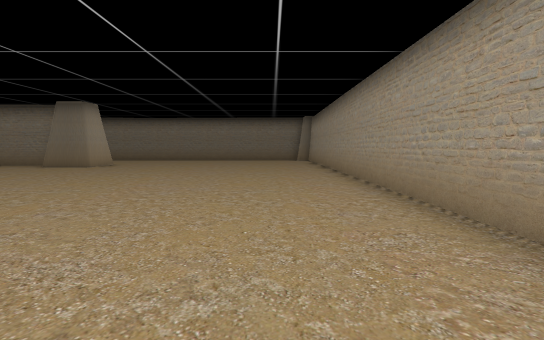
[1] (above)

19 first-person views from a walk through a Unity game level. The camera is 1.4 m above the floor, tilts 4° down and sees 80° across. The floor is counted in squares, 1.8 m on a side. Each view is taken from the middle of a square. On the plan, view 1 faces up. The plan holds only what a view shows up to about 11 squares ahead; the rest is blank. The place goes on beyond the plan. The player is left out.

[2]
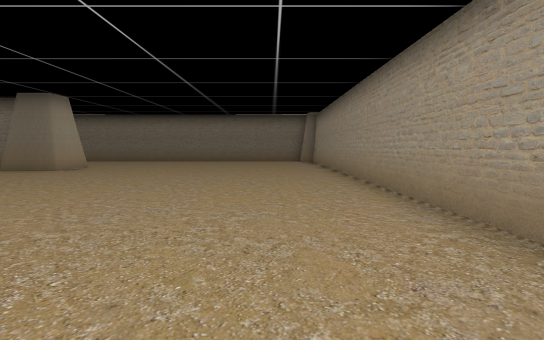

[3]
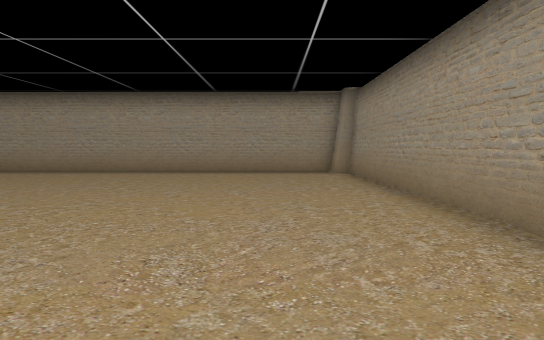

[4]
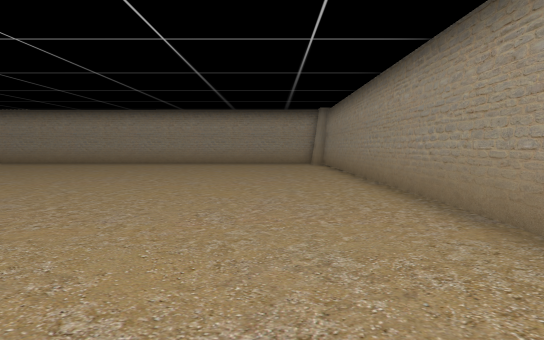

[5]
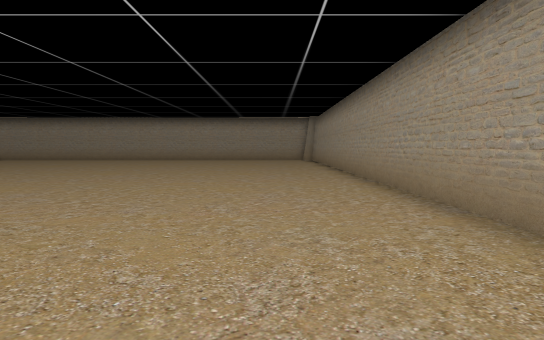

[6]
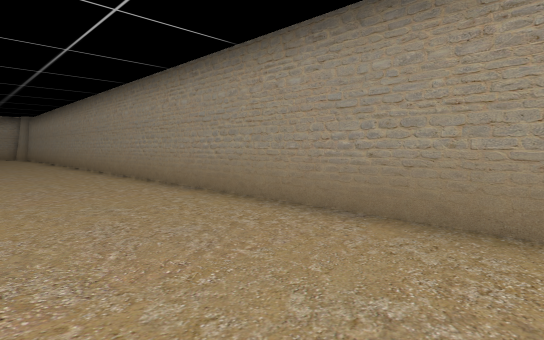

[7]
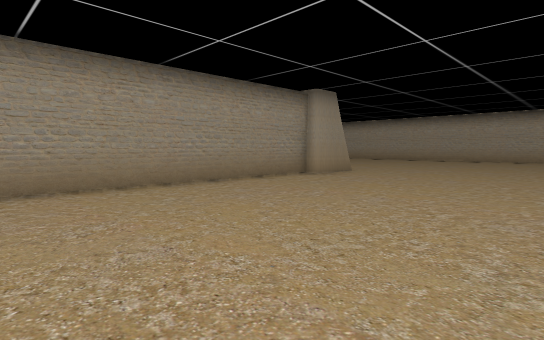

[8]
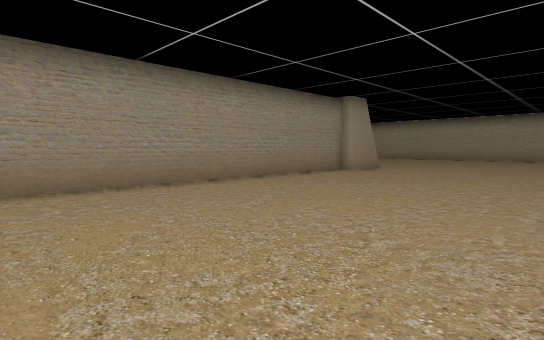

[9]
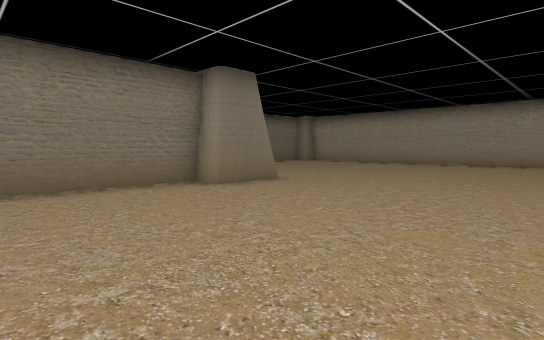

[10]
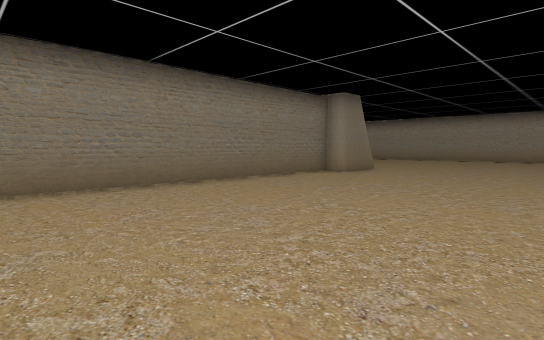

[11]
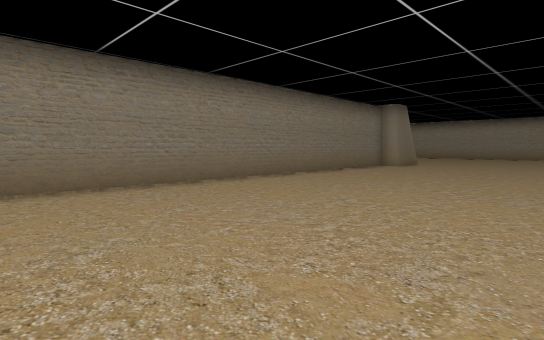

[12]
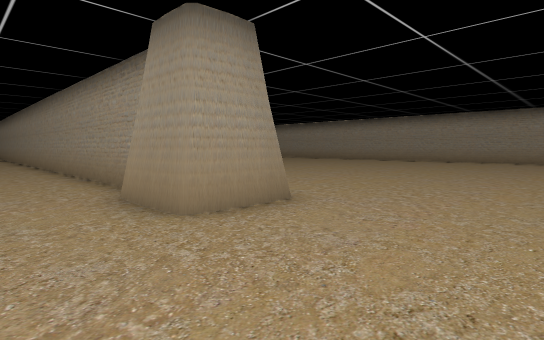

[13]
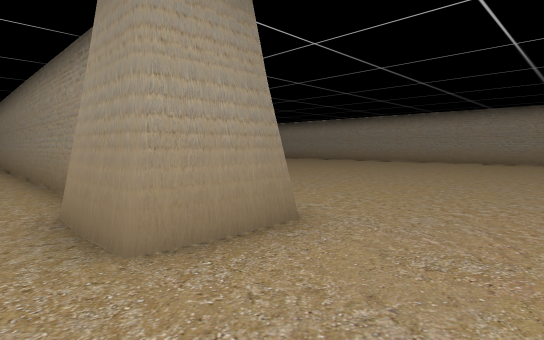

[14]
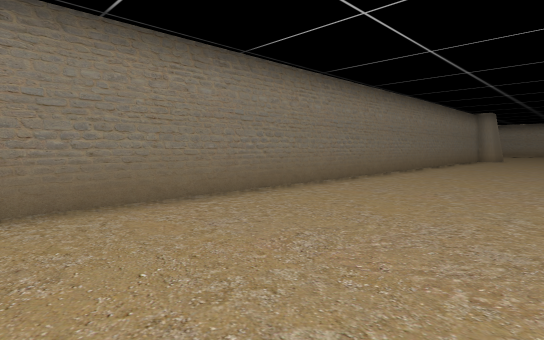

[15]
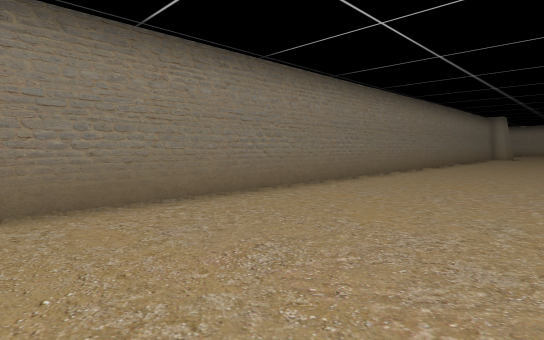

[16]
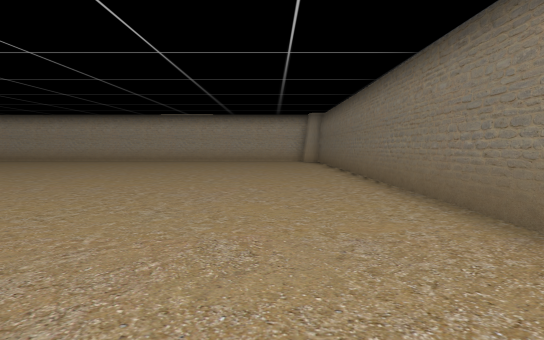

[17]
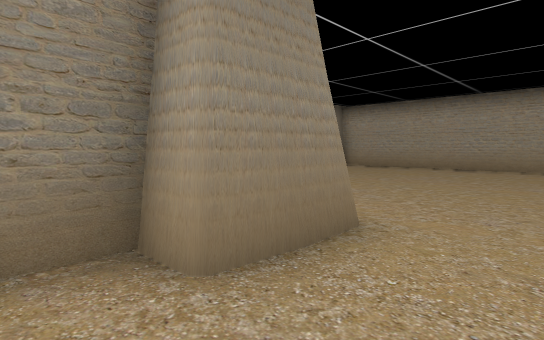

[18]
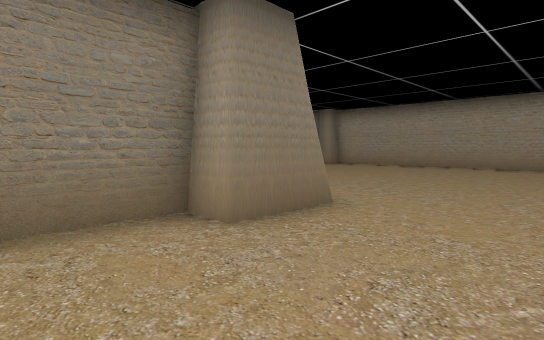

[19]
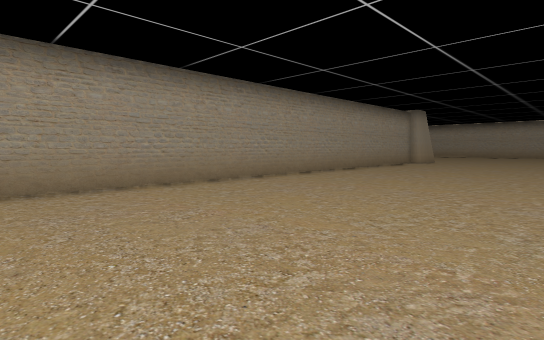

### Floor plan
Points are (right, up) in squares from view 1. A wall is a line through its corners. A room is listed if a view was taken in it or the views show most of it. See-through windows are left out.
Room 1 (views 1, 2, 3, 4, 5, 6, 7, 8, 9, 10, 11, 12, 14, 15, 16, 17, 18, 19)
walls: (-7.2, 12.7) (-8.1, 12.6); (-7.1, 12.6) (-9, 12.7) (-9, 13.4) (-32.1, 13.4); (-26.9, 0.1) (-26.9, -0.3) (1.7, -0.4) (1.7, 0.1); (2.1, 0.1) (2.2, 14.4)
ways out: opening at (-30, 1) to room 2
Room 2 (view 13)
walls: (-28.6, -1.6) (-28.7, -0.8); (-28.7, -0.9) (-28.7, 0.1) (-26.9, 0.1)
ways out: opening at (-30, 1) to room 1

Positions as (right, up) in squares from view 1, and headings:
1: (0, 0), facing up
2: (0, 2), facing up
3: (-8, 2), facing right
4: (-13, 2), facing right
5: (-17, 2), facing right
6: (-22, 3), facing down-right
7: (-19, 6), facing down-left
8: (-17, 6), facing down-left
9: (-13, 7), facing up-right
10: (-18, 7), facing up-right
11: (-22, 7), facing up-right
12: (-32, 2), facing down-right
13: (-31, 1), facing down-right
14: (-29, 9), facing up-right
15: (-32, 9), facing up-right
16: (-21, 11), facing left
17: (-10, 11), facing up-right
18: (-11, 10), facing up-right
19: (-11, 6), facing down-left
